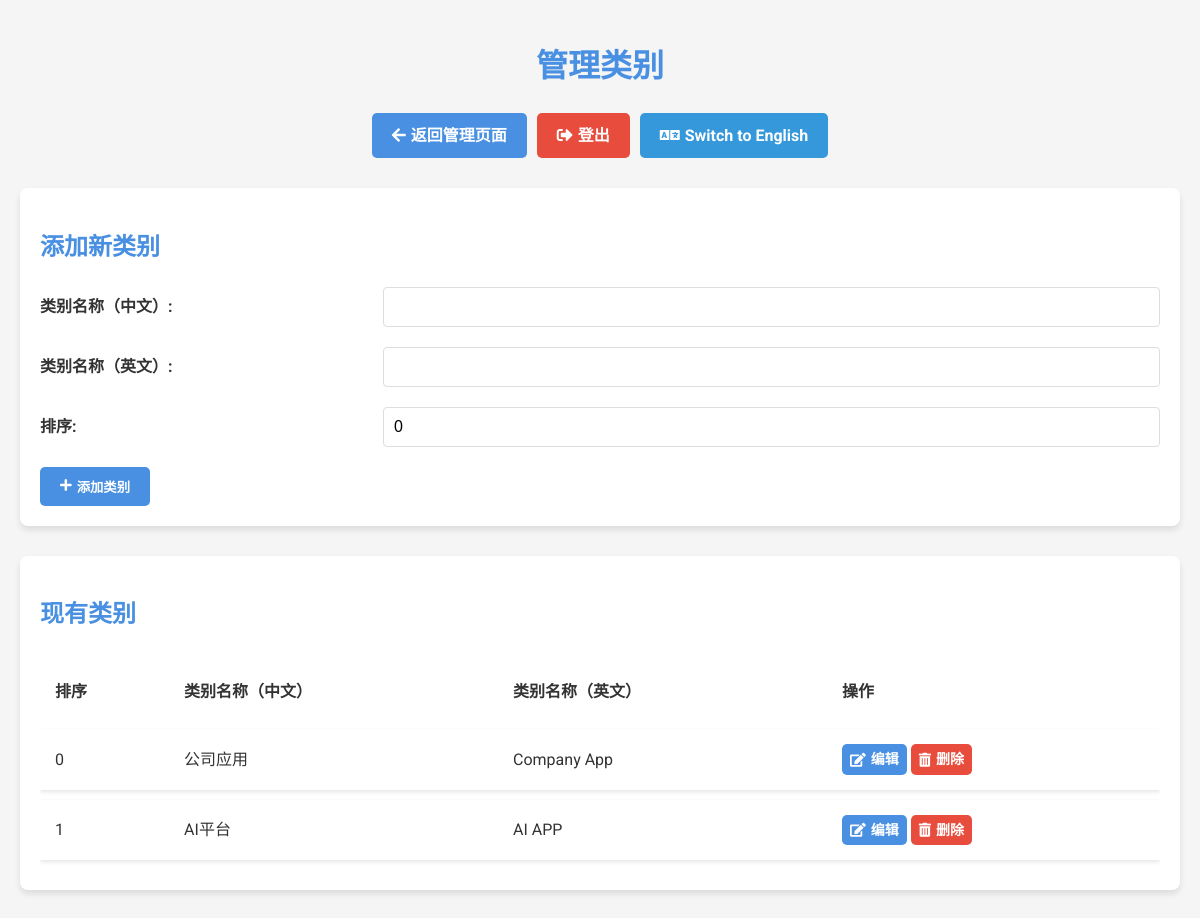
The app's page /category_manage.php (signed in) with its own data.
### tables this page shows
CREATE TABLE `categories` (
  `id` int(11) NOT NULL,
  `name_zh` varchar(255) NOT NULL,
  `name_en` varchar(255) NOT NULL,
  `sort_order` int(11) DEFAULT 0
);

### functions.php (called while the page is built, shortened)
<?php
if (!function_exists('t')) {
    function t($zh, $en) {
        global $lang;
        return $lang == 'zh' ? $zh : $en;
    }
}
?>

### category_manage.php (the view, shortened to what this page needs)
<?php
require_once 'functions.php';
require_once 'db_setup.php';
$lang = isset($_GET['lang']) && $_GET['lang'] == 'en' ? 'en' : 'zh';
$edit_category = null;
$categories = $db->query("SELECT id, name_zh, name_en, sort_order FROM categories ORDER BY sort_order, name_zh");
?>
<!DOCTYPE html>
<html lang="<?php echo $lang; ?>">
<head>
    <link href="https://cdnjs.cloudflare.com/ajax/libs/font-awesome/5.15.1/css/all.min.css" rel="stylesheet">
    <link href="./assets/css/admin-styles.css" rel="stylesheet">
</head>
<body>
    <div class="container">
        <h1 class="text-center fade-in"><?php echo t("管理类别", "Manage Categories"); ?></h1>
        <nav class="nav-buttons fade-in">
            <a href="admin.php?lang=<?php echo $lang; ?>" class="btn btn-primary"><i class="fas fa-arrow-left"></i> <?php echo t("返回管理页面", "Back to Admin"); ?></a>
            <a href="admin.php?action=logout&lang=<?php echo $lang; ?>" class="btn btn-danger"><i class="fas fa-sign-out-alt"></i> <?php echo t("登出", "Logout"); ?></a>
            <a href="?lang=<?php echo $lang == 'zh' ? 'en' : 'zh'; ?>" class="btn btn-info">
                <i class="fas fa-language"></i> <?php echo $lang == 'zh' ? 'Switch to English' : '切换到中文'; ?>
            </a>
        </nav>
        <div class="page-section fade-in">
            <h2><?php echo $edit_category ? t("编辑类别", "Edit Category") : t("添加新类别", "Add New Category"); ?></h2>
            <form method="post" id="categoryForm">
                <div class="form-group">
                    <label for="name_zh"><?php echo t("类别名称（中文）:", "Category Name (Chinese):"); ?></label>
                    <input type="text" id="name_zh" name="name_zh" class="form-control" required
                           value="<?php echo $edit_category ? htmlspecialchars($edit_category['name_zh']) : ''; ?>">
                </div>
                <div class="form-group">
                    <label for="name_en"><?php echo t("类别名称（英文）:", "Category Name (English):"); ?></label>
                    <input type="text" id="name_en" name="name_en" class="form-control" required
                           value="<?php echo $edit_category ? htmlspecialchars($edit_category['name_en']) : ''; ?>">
                </div>
                <div class="form-group">
                    <label for="sort_order"><?php echo t("排序:", "Sort Order:"); ?></label>
                    <input type="number" id="sort_order" name="sort_order" class="form-control" required
                           value="<?php echo $edit_category ? htmlspecialchars($edit_category['sort_order']) : '0'; ?>">
                </div>
                <div class="form-actions">
                    <button type="submit" name="submit_category" class="btn btn-primary">
                        <i class="fas <?php echo $edit_category ? 'fa-save' : 'fa-plus'; ?>"></i>
                        <?php echo $edit_category ? t("更新类别", "Update Category") : t("添加类别", "Add Category"); ?>
                    </button>
                </div>
            </form>
        </div>
        <div class="page-section fade-in">
            <h2><?php echo t("现有类别", "Existing Categories"); ?></h2>
            <div class="table-responsive">
                <table class="table">
                    <thead>
                        <tr>
                            <th><?php echo t("排序", "Sort Order"); ?></th>
                            <th><?php echo t("类别名称（中文）", "Category Name (Chinese)"); ?></th>
                            <th><?php echo t("类别名称（英文）", "Category Name (English)"); ?></th>
                            <th><?php echo t("操作", "Action"); ?></th>
                        </tr>
                    </thead>
                    <tbody>
                        <?php
                        if ($categories && $categories->num_rows > 0):
                            while ($category = $categories->fetch_assoc()):
                        ?>
                            <tr>
                                <td><?php echo htmlspecialchars($category['sort_order']); ?></td>
                                <td><?php echo htmlspecialchars($category['name_zh']); ?></td>
                                <td><?php echo htmlspecialchars($category['name_en']); ?></td>
                                <td>
                                    <a href="category_manage.php?edit=<?php echo $category['id']; ?>&lang=<?php echo $lang; ?>" class="btn btn-sm btn-primary"><i class="fas fa-edit"></i> <?php echo t("编辑", "Edit"); ?></a>
                                    <a href="category_manage.php?delete=<?php echo $category['id']; ?>&lang=<?php echo $lang; ?>" class="btn btn-sm btn-danger" onclick="return confirm('<?php echo t("确定要删除这个类别吗？这将同时删除该类别下的所有链接。", "Are you sure you want to delete this category? This will also delete all links in this category."); ?>');"><i class="fas fa-trash-alt"></i> <?php echo t("删除", "Delete"); ?></a>
                                </td>
                            </tr>
                        <?php
                            endwhile;
                        else:
                        ?>
                            <tr>
                                <td colspan="4"><?php echo t("暂无类别", "No categories found"); ?></td>
                            </tr>
                        <?php
                        endif;
                        ?>
                    </tbody>
                </table>
            </div>
        </div>
    </div>
</body>
</html>

### assets/css/admin-styles.css (style rules this page uses)
:root { --primary-color: #4a90e2; --secondary-color: #f5f5f5; --text-color: #333; --danger-color: #e74c3c; --success-color: #2ecc71; }
body { font-family: 'Roboto', sans-serif; line-height: 1.6; color: var(--text-color); background-color: var(--secondary-color); margin: 0; padding: 0; }
.container { max-width: 1200px; margin: 0 auto; padding: 20px; }
h1, h2 { color: var(--primary-color); margin-bottom: 20px; }
h1 { text-align: center; }
.nav-buttons { display: flex; justify-content: center; flex-wrap: wrap; gap: 10px; margin-bottom: 30px; }
.btn { padding: 10px 20px; border: none; border-radius: 5px; cursor: pointer; transition: all 0.3s ease; font-weight: bold; text-decoration: none; display: inline-flex; align-items: center; justify-content: center; }
.btn i { margin-right: 5px; }
.btn-primary { background-color: var(--primary-color); color: white; }
.btn-danger { background-color: var(--danger-color); color: white; }
.btn-info { background-color: #3498db; color: white; }
.page-section { background-color: white; border-radius: 8px; box-shadow: 0 4px 6px rgba(0, 0, 0, 0.1); padding: 20px; margin-bottom: 30px; }
.form-group { margin-bottom: 20px; }
.form-group label { display: block; margin-bottom: 5px; font-weight: bold; }
.form-control { width: 100%; max-width: 100%; padding: 10px; border: 1px solid #ddd; border-radius: 4px; font-size: 16px; transition: border-color 0.3s ease; box-sizing: border-box; }
.form-actions { margin-top: 20px; }
.table { width: 100%; border-collapse: separate; border-spacing: 0 10px; margin-bottom: 0; }
.table th, .table td { padding: 15px; text-align: left; vertical-align: middle; }
.table tbody tr { background-color: white; box-shadow: 0 2px 4px rgba(0, 0, 0, 0.1); transition: all 0.3s ease; }
.btn-sm { padding: 0.25rem 0.5rem; font-size: 0.875rem; }
.table-responsive { overflow-x: auto; }
.fade-in { animation: fadeIn 0.5s ease-in; }
@media (min-width: 768px) { .form-group { display: flex; align-items: center; } }
@media (min-width: 768px) { .form-group label { width: 30%; margin-bottom: 0; margin-right: 10px; } }
@media (min-width: 768px) { .form-group .form-control { width: 70%; } }

### records on screen
categories: sort_order "0", name_zh "公司应用", name_en "Company App"
categories: sort_order "1", name_zh "AI平台", name_en "AI APP"

### other values on screen
t("管理类别", "Manage Categories") "管理类别"
t("返回管理页面", "Back to Admin") "返回管理页面"
t("登出", "Logout") "登出"
t("添加新类别", "Add New Category") "添加新类别"
t("类别名称（中文）:", "Category Name (Chinese):") "类别名称（中文）:"
t("类别名称（英文）:", "Category Name (English):") "类别名称（英文）:"
t("排序:", "Sort Order:") "排序:"
t("添加类别", "Add Category") "添加类别"
t("现有类别", "Existing Categories") "现有类别"
t("排序", "Sort Order") "排序"
t("类别名称（中文）", "Category Name (Chinese)") "类别名称（中文）"
t("类别名称（英文）", "Category Name (English)") "类别名称（英文）"
t("操作", "Action") "操作"
